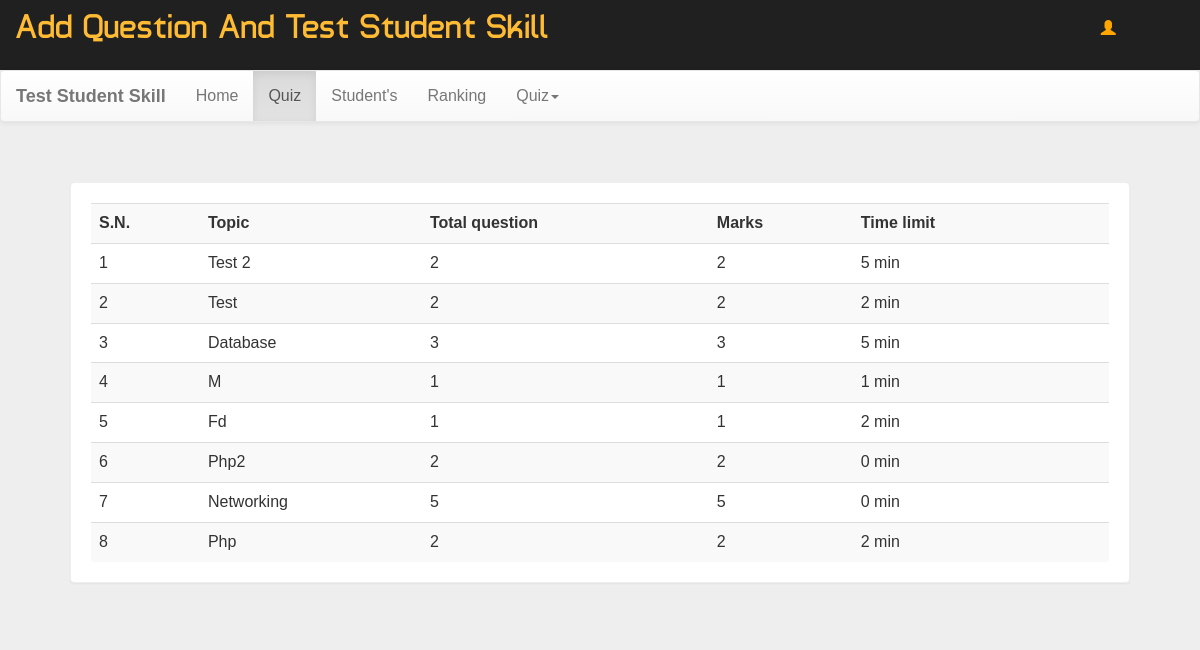
The page /teacher/exam/dash.php (signed in) on the database its author committed.
### tables this page shows
CREATE TABLE `quiz` (
  `eid` text NOT NULL,
  `title` varchar(100) NOT NULL,
  `sahi` int(11) NOT NULL,
  `wrong` int(11) NOT NULL,
  `total` int(11) NOT NULL,
  `time` bigint(20) NOT NULL,
  `intro` text NOT NULL,
  `tag` varchar(100) NOT NULL,
  `date` timestamp NOT NULL DEFAULT current_timestamp() ON UPDATE current_timestamp()
);

### teacher/exam/dash.php (the view, shortened to what this page needs)
<!DOCTYPE html PUBLIC "-//W3C//DTD XHTML 1.0 Transitional//EN" "http://www.w3.org/TR/xhtml1/DTD/xhtml1-transitional.dtd">
<html xmlns="http://www.w3.org/1999/xhtml">
<head>
<link  rel="stylesheet" href="css/bootstrap.min.css"/>
 <link  rel="stylesheet" href="css/bootstrap-theme.min.css"/>
 <link rel="stylesheet" href="css/main.css">
 <link  rel="stylesheet" href="css/font.css">
</head>
<?php
require_once '../../php/teacher_config.php';
$userdata = getUserDataByUserId($_SESSION['id']);
?>
<body  style="background:#eee;">
<div class="header">
<div class="row">
<div class="col-lg-6">
<span class="logo">Add Question And Test Student Skill</span></div>
<?php
echo '<span class="pull-right top title1" ><span class="log1"><span class="glyphicon glyphicon-user" aria-hidden="true"></span>&nbsp;&nbsp;&nbsp;&nbsp;</span> <a href="" class="log log1 text-capitalize">'.$userdata['first_name'].' '.$userdata['last_name'].'</a>&nbsp;|&nbsp</span>';
?>
</div></div>
<nav class="navbar navbar-default title1">
  <div class="container-fluid">
    <div class="navbar-header">
      <a class="navbar-brand" href="dash.php?q=0"><b>Test Student Skill</b></a>
    </div>
    <div class="collapse navbar-collapse" id="bs-example-navbar-collapse-1">
      <ul class="nav navbar-nav">
          <li><a href="../teacher_dasboard.php" target="_parent">Home</a></li>
          <li <?php if(@$_GET['q']==0) echo'class="active"'; ?>><a href="dash.php?q=0">Quiz<span class="sr-only">(current)</span></a></li>
        <li <?php if(@$_GET['q']==1) echo'class="active"'; ?>><a href="dash.php?q=1">Student's</a></li>
		<li <?php if(@$_GET['q']==2) echo'class="active"'; ?>><a href="dash.php?q=2">Ranking</a></li>
        <li class="dropdown <?php if(@$_GET['q']==4 || @$_GET['q']==5) echo'active"'; ?>">
          <a href="#" class="dropdown-toggle" data-toggle="dropdown" role="button" aria-haspopup="true" aria-expanded="false">Quiz<span class="caret"></span></a>
        </li>
      </ul>
          </div>
  </div>
</nav>
<div class="container">
<div class="row">
<div class="col-md-12">
    <?php if(@$_GET['q']==0) {
        $result = mysqli_query($connect,"SELECT * FROM quiz ORDER BY date DESC") or die('Error');
        echo  '<div class="panel"><div class="table-responsive"><table class="table table-striped title1">
<tr><td><b>S.N.</b></td><td><b>Topic</b></td><td><b>Total question</b></td><td><b>Marks</b></td><td><b>Time limit</b></td><td></td></tr>';
        $c=1;
        while($row = mysqli_fetch_array($result)) {
            $title = $row['title'];
            $total = $row['total'];
            $sahi = $row['sahi'];
            $time = $row['time'];
            $eid = $row['eid'];
                echo '<tr><td>'.$c++.'</td><td>'.$title.'</td><td>'.$total.'</td><td>'.$sahi*$total.'</td><td>'.$time.'&nbsp;min</td>
	<td><b><a href=""'.$eid.'&n=1&t='.$total.'">&nbsp;</a></b></td></tr>';
        }
        echo '</table></div></div>';
    }
?>
</div>
</div></div>
</body>
</html>

### teacher/exam/css/main.css (style rules this page uses)
body { overflow-x:hidden; width:100%; font: 15px "Century Gothic", "Times Roman", sans-serif; background:#eee; min-height:550px; background-attachment:fixed; }
.panel { border-color:#eee; margin:40px; padding:20px; font: 15px "Century Gothic", "Times Roman", sans-serif; }
.header { background:#202020; height:70px; }
.logo { font-family:'typo'; font-size:35px; color:#ffbb33; margin:15px; }
.title1 { font: 16px "Century Gothic", "Times Roman", sans-serif; }
.top { margin-top:20px; }
.log1 { font: 15px 'Ubuntu', sans-serif; color:orange; margin-left:10px; }

### rows shown on the page
quiz: title "Test 2", total "2", $sahi*$total "2", time "5"
quiz: title "Test", total "2", $sahi*$total "2", time "2"
quiz: title "Database", total "3", $sahi*$total "3", time "5"
quiz: title "M", total "1", $sahi*$total "1", time "1"
quiz: title "Fd", total "1", $sahi*$total "1", time "2"
quiz: title "Php2", total "2", $sahi*$total "2", time "0"
quiz: title "Networking", total "5", $sahi*$total "5", time "0"
quiz: title "Php", total "2", $sahi*$total "2", time "2"
